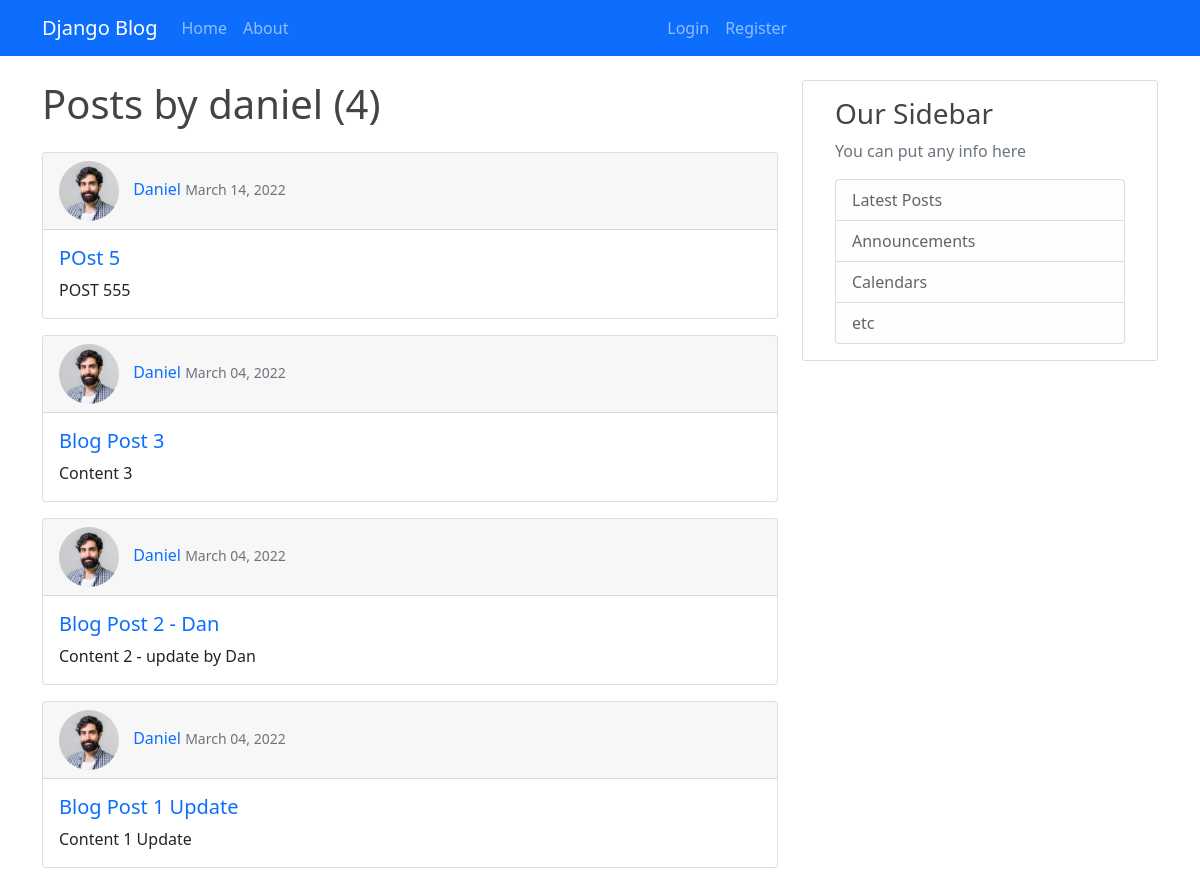
The app's page /user/daniel, older data.
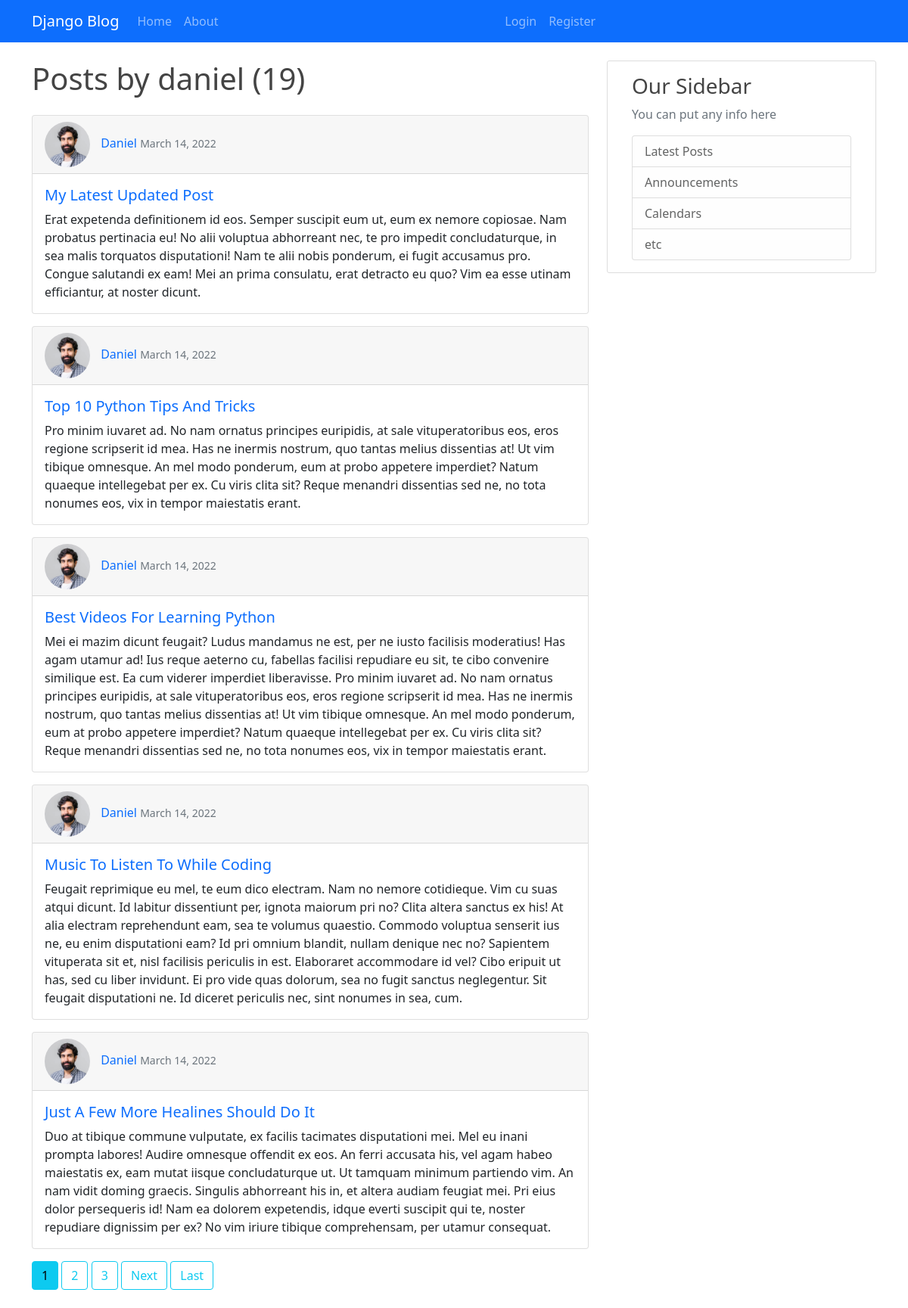
The same page, newer data.
### blog/models.py (models this page shows, shortened)
class Post(models.Model):
  title = models.CharField(max_length=100)
  content = models.TextField()
  date_posted = models.DateTimeField(default=timezone.now)
  author = models.ForeignKey(User, on_delete=models.CASCADE)

### users/models.py (models this page shows, shortened)
class Profile(models.Model):
  user = models.OneToOneField(User, on_delete=models.CASCADE)
  image = models.ImageField(default='default.jpg', upload_to='profile_pics')

### blog/views.py (the view)
# urls.py: path('user/<str:username>', UserPostListView.as_view(), name='user-posts'),
class UserPostListView(ListView):
  model = Post
  template_name = 'blog/user_posts.html'
  context_object_name = 'posts'
  ordering = ['-date_posted']
  paginate_by = 5
  def get_queryset(self):
    user = get_object_or_404(User, username=self.kwargs.get('username'))
    return Post.objects.filter(author=user).order_by('-date_posted')

### blog/templates/blog/user_posts.html (shortened to what this page needs)
{% extends 'blog/base.html' %} {% block content %}
<h1 class="mb-4">
  Posts by {{ view.kwargs.username }} ({{ page_obj.paginator.count }})
</h1>
{% for post in posts %}
<div class="card mb-3">
  <div class="card-header">
    <img
      class="post-profile-img"
      src="{{post.author.profile.image.url}}"
      alt="profile"
    />
    <a href="{% url 'user-posts' post.author.username %}">{{ post.author }}</a>
    <small class="text-muted">{{ post.date_posted|date:"F d, Y"}}</small>
  </div>
  <div class="card-body">
    <h5 class="card-title">
      <a href="{% url 'post-detail' post.id %}">{{ post.title }}</a>
    </h5>
    <p class="card-text">{{ post.content }}</p>
  </div>
</div>
{% endfor %} {% if is_paginated %}
{% for num in page_obj.paginator.page_range %} {% if page_obj.number == num %}
<a class="btn btn-info mb-4" href="?page={{ num }}">{{ num }}</a>
{% elif num > page_obj.number|add:'-3' and num < page_obj.number|add:'3' %}
<a class="btn btn-outline-info mb-4" href="?page={{ num }}">{{ num }}</a>
{% endif %} {% endfor %}
{% if page_obj.has_next %}
<a
  class="btn btn-outline-info mb-4"
  href="?page={{ page_obj.next_page_number }}"
  >Next</a
>
<a
  class="btn btn-outline-info mb-4"
  href="?page={{ page_obj.paginator.num_pages }}"
  >Last</a
>
{% endif %} {% endif %} {% endblock%}

Row changes from the older to the newer data that the page shows:
no longer on this page (row unchanged): Post: author.profile.image (picture), author "Daniel", date_posted "March 14, 2022", title "POst 5", content "POST 555"
no longer on this page (row unchanged): Post: author.profile.image (picture), author "Daniel", date_posted "March 04, 2022", title "Blog Post 3", content "Content 3"
no longer on this page (row unchanged): Post: author.profile.image (picture), author "Daniel", date_posted "March 04, 2022", title "Blog Post 2 - Dan", content "Content 2 - update by Dan"
no longer on this page (row unchanged): Post: author.profile.image (picture), author "Daniel", date_posted "March 04, 2022", title "Blog Post 1 Update", content "Content 1 Update"
added Post: author.profile.image (picture), author "Daniel", date_posted "March 14, 2022", title "My Latest Updated Post", content "Erat expetenda definitionem id eos. Semper suscipit eum ut, eum ex nemore copiosae. Nam probatus pertinacia eu! No alii voluptua abhorreant nec, te pro impedit concludaturque, in sea malis torquatos disputationi! Nam te alii nobis ponderum, ei fugit accusamus pro. Congue salutandi ex eam! Mei an prima consulatu, erat detracto eu quo? Vim ea esse utinam efficiantur, at noster dicunt."
added Post: author.profile.image (picture), author "Daniel", date_posted "March 14, 2022", title "Top 10 Python Tips And Tricks", content "Pro minim iuvaret ad. No nam ornatus principes euripidis, at sale vituperatoribus eos, eros regione scripserit id mea. Has ne inermis nostrum, quo tantas melius dissentias at! Ut vim tibique omnesque. An mel modo ponderum, eum at probo appetere imperdiet? Natum quaeque intellegebat per ex. Cu viris clita sit? Reque menandri dissentias sed ne, no tota nonumes eos, vix in tempor maiestatis erant."
added Post: author.profile.image (picture), author "Daniel", date_posted "March 14, 2022", title "Best Videos For Learning Python", content "Mei ei mazim dicunt feugait? Ludus mandamus ne est, per ne iusto facilisis moderatius! Has agam utamur ad! Ius reque aeterno cu, fabellas facilisi repudiare eu sit, te cibo convenire similique est. Ea cum viderer imperdiet liberavisse. Pro minim iuvaret ad. No nam ornatus principes euripidis, at sale vituperatoribus eos, eros regione scripserit id mea. Has ne inermis nostrum, quo tantas melius dissentias at! Ut vim tibique omnesque. An mel modo ponderum, eum at probo appetere imperdiet? Natum quaeque intellegebat per ex. Cu viris clita sit? Reque menandri dissentias sed ne, no tota nonumes eos, vix in tempor maiestatis erant."
added Post: author.profile.image (picture), author "Daniel", date_posted "March 14, 2022", title "Music To Listen To While Coding", content "Feugait reprimique eu mel, te eum dico electram. Nam no nemore cotidieque. Vim cu suas atqui dicunt. Id labitur dissentiunt per, ignota maiorum pri no? Clita altera sanctus ex his! At alia electram reprehendunt eam, sea te volumus quaestio. Commodo voluptua senserit ius ne, eu enim disputationi eam? Id pri omnium blandit, nullam denique nec no? Sapientem vituperata sit et, nisl facilisis periculis in est. Elaboraret accommodare id vel? Cibo eripuit ut has, sed cu liber invidunt. Ei pro vide quas dolorum, sea no fugit sanctus neglegentur. Sit feugait disputationi ne. Id diceret periculis nec, sint nonumes in sea, cum."
added Post: author.profile.image (picture), author "Daniel", date_posted "March 14, 2022", title "Just A Few More Healines Should Do It", content "Duo at tibique commune vulputate, ex facilis tacimates disputationi mei. Mel eu inani prompta labores! Audire omnesque offendit ex eos. An ferri accusata his, vel agam habeo maiestatis ex, eam mutat iisque concludaturque ut. Ut tamquam minimum partiendo vim. An nam vidit doming graecis. Singulis abhorreant his in, et altera audiam feugiat mei. Pri eius dolor persequeris id! Nam ea dolorem expetendis, idque everti suscipit qui te, noster repudiare dignissim per ex? No vim iriure tibique comprehensam, per utamur consequat."
Text that changed along with them:
{{ page_obj.paginator.count }}: "4" → "19"
new list line: "1"
new list line: "2"
new list line: "3"
text now shown: "Next Last"
